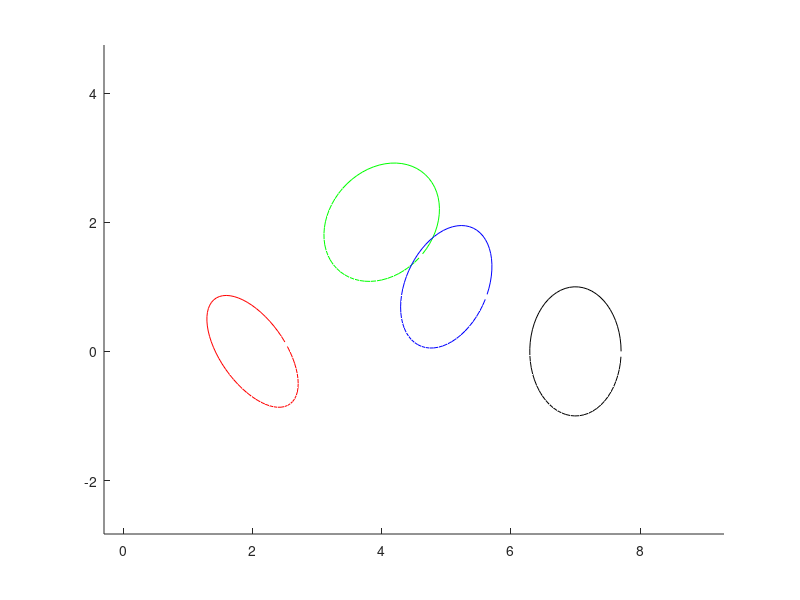

Write MATLAB code to recreate this figure.
clear all, close all, clc
X = [2 4 5 7];
Y = [0 2 1 0];
Z = [1 3 5 7];
r = 0.5
Coords = [X;Y;Z]
Coords_inc = Coords;
Coords_inc(:,3) = Coords(:,4) - Coords(:,3);
Coords_inc(:,2) = Coords(:,3) - Coords(:,2);
Coords_inc(:,1) = Coords(:,2) - Coords(:,1)
x = 1;
y = 2;
z = 3;
hold on
color = ['r' 'g' 'b' 'k'];
theta = -atan(Coords_inc(y,:)./Coords_inc(z,:)); % angle around x
phi = atan(Coords_inc(x,:)./Coords_inc(z,:));% angle 2 (y)
psi = atan(Coords_inc(y,:)./Coords_inc(x,:));% angle 3 (z)
for i=1:4
      Rx = [1 0 0; 0 cos(theta(i)) -sin(theta(i)); 0 sin(theta(i)) cos(theta(i))]
      Ry = [cos(phi(i)) 0 sin(phi(i)); 0 1 0; -sin(phi(i)) 0 cos(phi(i))]
      Rz = [cos(psi(i)) -sin(psi(i)) 0; sin(psi(i)) cos(psi(i)) 0; 0 0 1]
      t = 0:0.1:2*pi
      x = cos(t)
      y = sin(t)
      z = zeros(1,length(t))
      tol = [X(i); Y(i); Z(i)]
      base = [x;y;z]
      rotated = Rx*Ry*Rz*base
      plot3(rotated(1,:)+X(i),rotated(2,:)+Y(i),rotated(3,:)+Z(i), color(i))
      axis equal
end